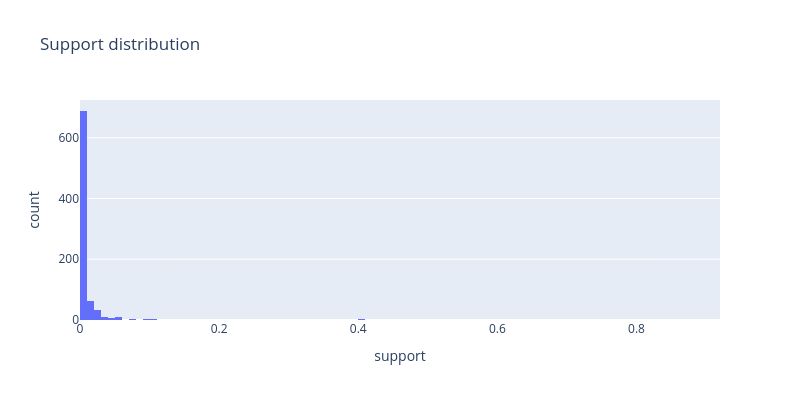

Notebook code cell kept with this figure:
### Code cell
px.histogram(
    df, x="support", nbins=100, height=400, width=800, title="Support distribution"
)

### Figure 1 — Plotly figure (JSON) as saved in the notebook; plotly's stock layout.template omitted (floating-point values rounded to 4 significant figures; data arrays with more than 128 entries replaced by an {"elided": "..."} marker saying what was removed)
{"data": [{"bingroup": "x", "hovertemplate": "support=%{x}<br>count=%{y}<extra></extra>", "legendgroup": "", "marker": {"color": "#636efa", "pattern": {"shape": ""}}, "name": "", "nbinsx": 100, "orientation": "v", "showlegend": false, "type": "histogram", "x": {"elided": "833 float values"}, "xaxis": "x", "yaxis": "y"}], "layout": {"barmode": "relative", "height": 400, "legend": {"tracegroupgap": 0}, "title": {"text": "Support distribution"}, "width": 800, "xaxis": {"anchor": "y", "autorange": true, "domain": [0, 1], "range": [5.117e-17, 0.92], "title": {"text": "support"}, "type": "linear"}, "yaxis": {"anchor": "x", "autorange": true, "domain": [0, 1], "range": [0, 724.2], "title": {"text": "count"}}}}
